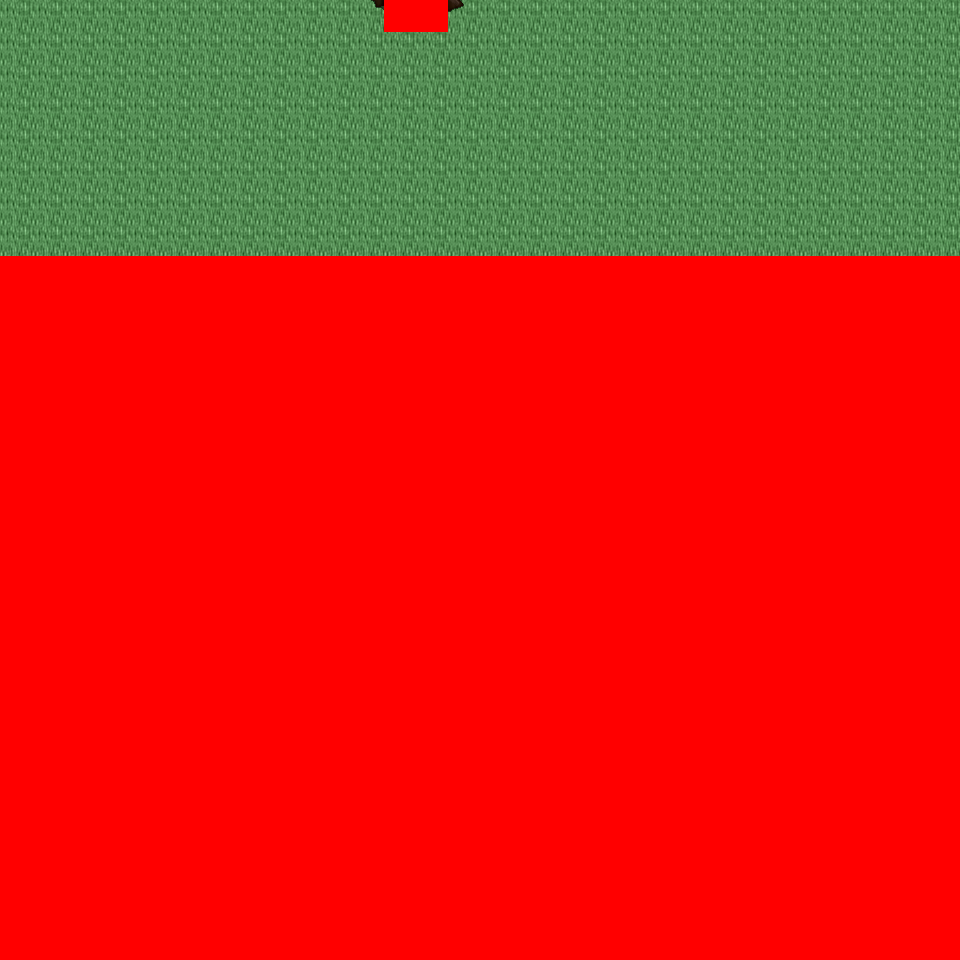

A 2D game scene composited from a Tiled map and its tileset images. What follows is a short description and the map's XML, with each tile layer's data collapsed to a summary:
An orthogonal 30x30 tile map with 32x32 px tiles, 6 tile layers (Ground, Object, Object2, Above, ...), 35 tilesets and 4 objects (4x mapchange).

<map version="1.0" orientation="orthogonal" renderorder="right-down" width="30" height="30" tilewidth="32" tileheight="32" nextobjectid="5">
  <tileset firstgid="1" name="tileset_logic_collision" tilewidth="32" tileheight="32" tilecount="1" columns="1">
    <image source="../drawable/tileset_logic_collision.png" width="32" height="32" />
  </tileset>
  <tileset firstgid="2" name="tileset_ground_ground" tilewidth="32" tileheight="32" tilecount="33" columns="3">
    <image source="../drawable/tileset_ground_ground.png" width="96" height="352" />
  </tileset>
  <tileset firstgid="35" name="tileset_building_castle" tilewidth="32" tileheight="32" tilecount="320" columns="20">
    <image source="../drawable/tileset_building_castle.png" width="640" height="512" />
  </tileset>
  <tileset firstgid="355" name="tileset_item_weapon_cannon" tilewidth="32" tileheight="32" tilecount="12" columns="3">
    <image source="../drawable/tileset_item_weapon_cannon.png" width="96" height="128" />
  </tileset>
  <tileset firstgid="367" name="tileset_item_pot_barrels_1" tilewidth="32" tileheight="32" tilecount="8" columns="4">
    <image source="../drawable/tileset_item_pot_barrels_1.png" width="128" height="64" />
  </tileset>
  <tileset firstgid="375" name="tileset_plant_tree_tree_darkgreen" tilewidth="32" tileheight="32" tilecount="88" columns="8">
    <image source="../drawable/tileset_plant_tree_tree_darkgreen.png" width="256" height="352" />
  </tileset>
  <tileset firstgid="463" name="tileset_building_decoration_chimney_big" tilewidth="32" tileheight="32" tilecount="2" columns="1">
    <image source="../drawable/tileset_building_decoration_chimney_big.png" width="32" height="64" />
  </tileset>
  <tileset firstgid="465" name="tileset_building_door_door" tilewidth="32" tileheight="32" tilecount="6" columns="3">
    <image source="../drawable/tileset_building_door_door.png" width="96" height="64" />
  </tileset>
  <tileset firstgid="471" name="tileset_building_door_closed" tilewidth="32" tileheight="32" tilecount="1" columns="1">
    <image source="../drawable/tileset_building_door_closed.png" width="32" height="32" />
  </tileset>
  <tileset firstgid="472" name="tileset_building_window_window_centered" tilewidth="32" tileheight="32" tilecount="1" columns="1">
    <image source="../drawable/tileset_building_window_window_centered.png" width="32" height="32" />
  </tileset>
  <tileset firstgid="473" name="tileset_plant_bush_bushes" tilewidth="32" tileheight="32" tilecount="10" columns="5">
    <image source="../drawable/tileset_plant_bush_bushes.png" width="160" height="64" />
  </tileset>
  <tileset firstgid="483" name="tileset_furniture_sink_pale_brown_stone" tilewidth="32" tileheight="32" tilecount="4" columns="2">
    <image source="../drawable/tileset_furniture_sink_pale_brown_stone.png" width="64" height="64" />
  </tileset>
  <tileset firstgid="487" name="tileset_ground_grass_edges" tilewidth="32" tileheight="32" tilecount="36" columns="12">
    <image source="../drawable/tileset_ground_grass_edges.png" width="384" height="96" />
  </tileset>
  <tileset firstgid="523" name="tileset_ground_grass_corners" tilewidth="32" tileheight="32" tilecount="24" columns="6">
    <image source="../drawable/tileset_ground_grass_corners.png" width="192" height="128" />
  </tileset>
  <tileset firstgid="547" name="tileset_building_decoration_chimney" tilewidth="32" tileheight="32" tilecount="2" columns="1">
    <image source="../drawable/tileset_building_decoration_chimney.png" width="32" height="64" />
  </tileset>
  <tileset firstgid="549" name="tileset_plant_tree_taller_trees" tilewidth="32" tileheight="32" tilecount="32" columns="8">
    <image source="../drawable/tileset_plant_tree_taller_trees.png" width="256" height="128" />
  </tileset>
  <tileset firstgid="581" name="tileset_plant_vine" tilewidth="32" tileheight="32" tilecount="3" columns="1">
    <image source="../drawable/tileset_plant_vine.png" width="32" height="96" />
  </tileset>
  <tileset firstgid="584" name="tileset_logic_item_fruits" tilewidth="32" tileheight="32" tilecount="16" columns="8">
    <image source="../drawable/tileset_logic_item_fruits.png" width="256" height="64" />
  </tileset>
  <tileset firstgid="600" name="tileset_building_fence_fence_chunky" tilewidth="32" tileheight="32" tilecount="21" columns="3">
    <image source="../drawable/tileset_building_fence_fence_chunky.png" width="96" height="224" />
  </tileset>
  <tileset firstgid="621" name="tileset_furniture_light_lamp_blue" tilewidth="32" tileheight="32" tilecount="3" columns="1">
    <image source="../drawable/tileset_furniture_light_lamp_blue.png" width="32" height="96" />
  </tileset>
  <tileset firstgid="624" name="tileset_plant_flower_daisy_blue" tilewidth="32" tileheight="32" tilecount="8" columns="2">
    <image source="../drawable/tileset_plant_flower_daisy_blue.png" width="64" height="128" />
  </tileset>
  <tileset firstgid="632" name="tileset_plant_flower_daisy_red" tilewidth="32" tileheight="32" tilecount="8" columns="2">
    <image source="../drawable/tileset_plant_flower_daisy_red.png" width="64" height="128" />
  </tileset>
  <tileset firstgid="640" name="tileset_plant_flower_daisy_white" tilewidth="32" tileheight="32" tilecount="8" columns="2">
    <image source="../drawable/tileset_plant_flower_daisy_white.png" width="64" height="128" />
  </tileset>
  <tileset firstgid="648" name="tileset_plant_flower_daisy_yellow" tilewidth="32" tileheight="32" tilecount="8" columns="2">
    <image source="../drawable/tileset_plant_flower_daisy_yellow.png" width="64" height="128" />
  </tileset>
  <tileset firstgid="656" name="tileset_item_hen_nest" tilewidth="32" tileheight="32" tilecount="1" columns="1">
    <image source="../drawable/tileset_item_hen_nest.png" width="32" height="32" />
  </tileset>
  <tileset firstgid="657" name="tileset_logic_item_dairy" tilewidth="32" tileheight="32" tilecount="1" columns="1">
    <image source="../drawable/tileset_logic_item_dairy.png" width="32" height="32" />
  </tileset>
  <tileset firstgid="658" name="tileset_plant_flower_red_blue_clusters" tilewidth="32" tileheight="32" tilecount="4" columns="1">
    <image source="../drawable/tileset_plant_flower_red_blue_clusters.png" width="32" height="128" />
  </tileset>
  <tileset firstgid="662" name="tileset_plant_flower_pointed_yellow" tilewidth="32" tileheight="32" tilecount="2" columns="2">
    <image source="../drawable/tileset_plant_flower_pointed_yellow.png" width="64" height="32" />
  </tileset>
  <tileset firstgid="664" name="tileset_building_decoration_banner" tilewidth="32" tileheight="32" tilecount="12" columns="1">
    <image source="../drawable/tileset_building_decoration_banner.png" width="32" height="384" />
  </tileset>
  <tileset firstgid="676" name="tileset_building_cottage" tilewidth="32" tileheight="32" tilecount="256" columns="16">
    <image source="../drawable/tileset_building_cottage.png" width="512" height="512" />
  </tileset>
  <tileset firstgid="932" name="tileset_building_roof_thatched_roof" tilewidth="32" tileheight="32" tilecount="256" columns="16">
    <image source="../drawable/tileset_building_roof_thatched_roof.png" width="512" height="512" />
  </tileset>
  <tileset firstgid="1188" name="tileset_building_door_doors" tilewidth="32" tileheight="32" tilecount="256" columns="16">
    <image source="../drawable/tileset_building_door_doors.png" width="512" height="512" />
  </tileset>
  <tileset firstgid="1444" name="tileset_building_window_windows" tilewidth="32" tileheight="32" tilecount="256" columns="16">
    <image source="../drawable/tileset_building_window_windows.png" width="512" height="512" />
  </tileset>
  <tileset firstgid="1700" name="tileset_ground_ground_3" tilewidth="32" tileheight="32" tilecount="5" columns="5">
    <image source="../drawable/tileset_ground_ground_3.png" width="160" height="32" />
  </tileset>
  <tileset firstgid="1705" name="tileset_plant_bush_leafy" tilewidth="32" tileheight="32" tilecount="48" columns="8">
    <image source="../drawable/tileset_plant_bush_leafy.png" width="256" height="192" />
  </tileset>
  <layer name="Ground" width="30" height="30">
    <data>[900 cells, 240 non-empty, 1 distinct tile ids]</data>
  </layer>
  <layer name="Object" width="30" height="30">
    <data>[900 cells, 4 non-empty, 4 distinct tile ids]</data>
  </layer>
  <layer name="Object2" width="30" height="30">
    <data>[900 cells, 0 non-empty, 0 distinct tile ids]</data>
  </layer>
  <layer name="Above" width="30" height="30">
    <data>[900 cells, 0 non-empty, 0 distinct tile ids]</data>
  </layer>
  <layer name="Above2" width="30" height="30">
    <data>[900 cells, 0 non-empty, 0 distinct tile ids]</data>
  </layer>
  <layer name="Walkable" width="30" height="30">
    <data>[900 cells, 662 non-empty, 1 distinct tile ids]</data>
  </layer>
  <objectgroup name="MapEvents">
    <object id="1" name="north" type="mapchange" x="0" y="0" width="384" height="32">
      <properties>
        <property name="map" value="0_ados_mountain_n2_w2_x2_y3" />
        <property name="place" value="south" />
      </properties>
    </object>
    <object id="2" name="north2" type="mapchange" x="448" y="0" width="512" height="32">
      <properties>
        <property name="map" value="0_ados_mountain_n2_w2_x2_y3" />
        <property name="place" value="south2" />
      </properties>
    </object>
    <object id="3" name="west" type="mapchange" x="0" y="0" width="32" height="256">
      <properties>
        <property name="map" value="0_ados_mountain_n2_w2_x1_y4" />
        <property name="place" value="east" />
      </properties>
    </object>
    <object id="4" name="east" type="mapchange" x="928" y="0" width="32" height="256">
      <properties>
        <property name="map" value="0_ados_mountain_n2_w2_x3_y4" />
        <property name="place" value="west" />
      </properties>
    </object>
  </objectgroup>
</map>
